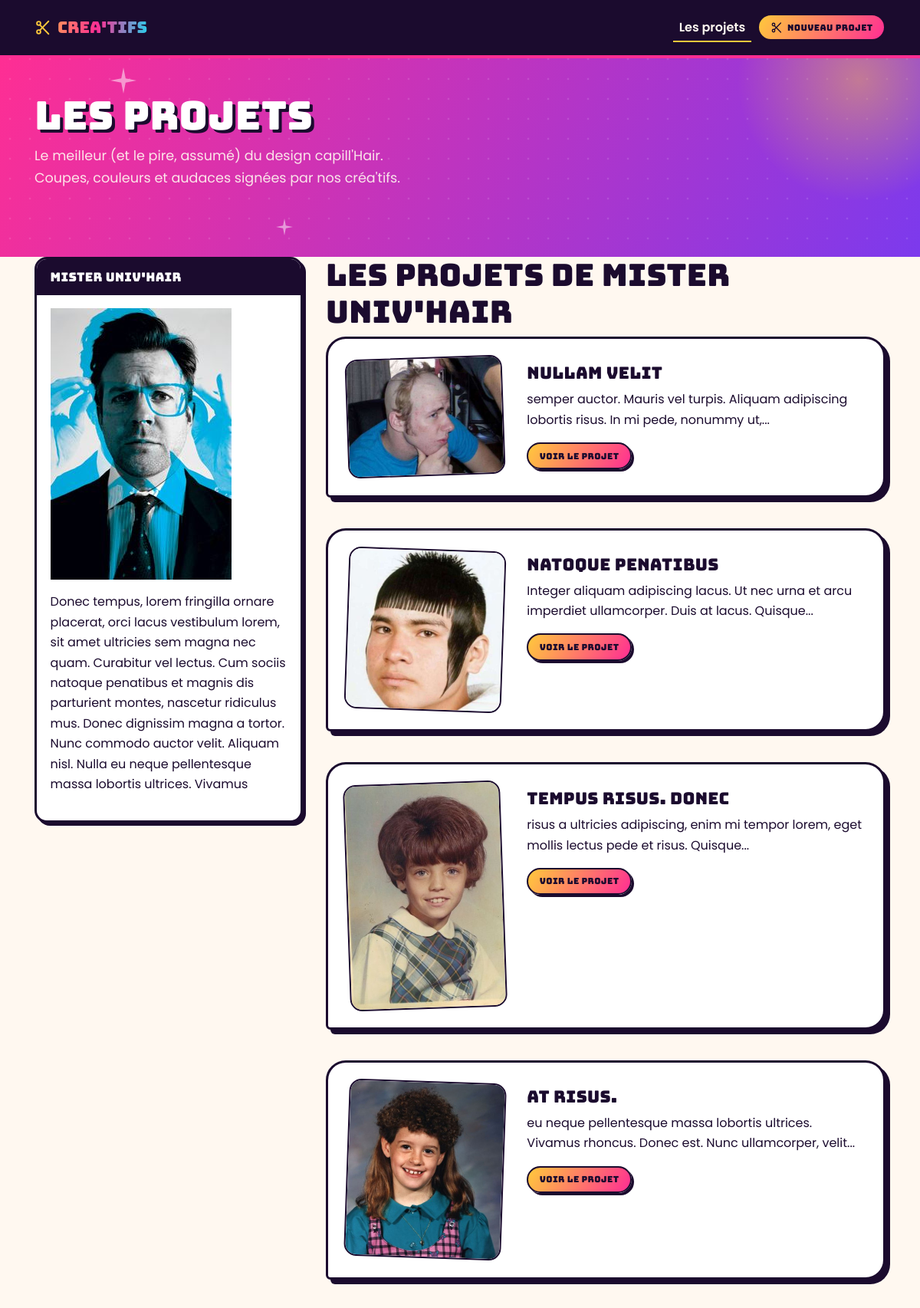
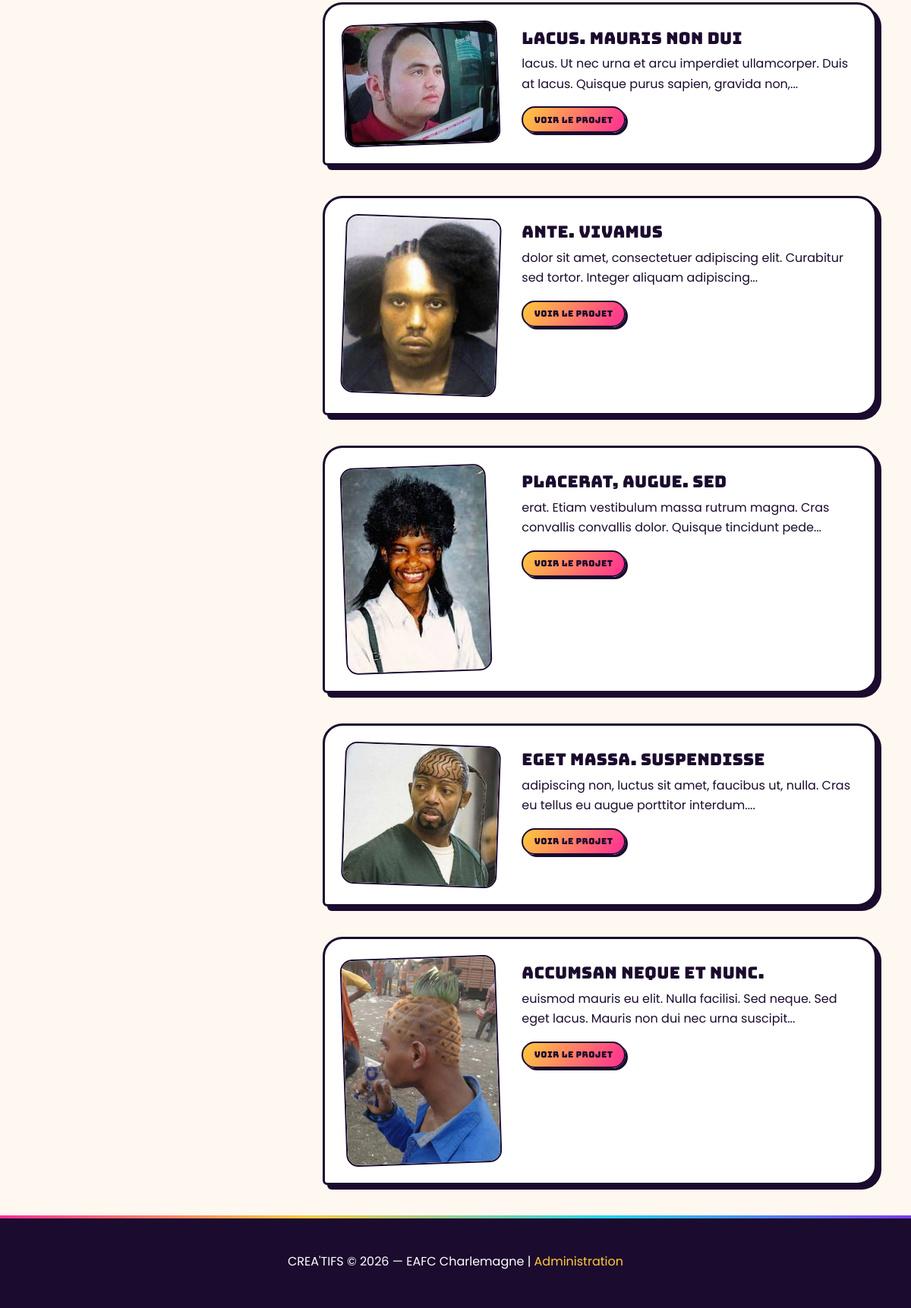
The page /creatifs/1.html on the database its author committed (2 pictures, top to bottom).
### tables this page shows
CREATE TABLE `creatifs` (
  `id` int(10) unsigned NOT NULL AUTO_INCREMENT,
  `pseudo` varchar(45) NOT NULL,
  `bio` text,
  `image` varchar(45) DEFAULT NULL,
  PRIMARY KEY (`id`)
);

CREATE TABLE `projets` (
  `id` int(10) unsigned NOT NULL AUTO_INCREMENT,
  `titre` varchar(45) NOT NULL,
  `texte` text,
  `dateCreation` datetime NOT NULL,
  `image` varchar(45) DEFAULT NULL,
  `creatif` int(10) unsigned NOT NULL,
  PRIMARY KEY (`id`),
  KEY `fk_projets_creatifs_idx` (`creatif`),
  CONSTRAINT `fk_projets_creatifs` FOREIGN KEY (`creatif`) REFERENCES `creatifs` (`id`) ON DELETE NO ACTION ON UPDATE NO ACTION
);

### public/index.php (called while the page is built, shortened)
<?php
require_once '../app/routers/index.php';
require_once '../app/views/templates/default.php';

### app/models/auteursModel.php (called while the page is built, shortened)
<?php
function getAuthorById(PDO $connexion, int $id)
{
    $sql = "SELECT *
            FROM creatifs
            WHERE id = :id";
    $stmt = $connexion->prepare($sql);
    $stmt->execute([
        'id' => $id
    ]);
    return $stmt->fetch(PDO::FETCH_ASSOC);
}
function getProjectsByAuthor(PDO $connexion, int $authorId, int $page = 1)
{
    $limit = 10;
    $offset = ($page - 1) * $limit;
    $sql = "SELECT projets.*, creatifs.pseudo
            FROM projets
            INNER JOIN creatifs
                ON projets.creatif = creatifs.id
            WHERE projets.creatif = :author
            ORDER BY projets.id ASC
            LIMIT $limit OFFSET $offset";
    $stmt = $connexion->prepare($sql);
    $stmt->execute([
        'author' => $authorId
    ]);
    return $stmt->fetchAll(PDO::FETCH_ASSOC);
}

### app/controllers/pagesController.php (called while the page is built, shortened)
<?php
include '../app/models/auteursModel.php';
function authorAction(PDO $connexion, int $id)
{
    $auteur = AuteursModel\getAuthorById(
        $connexion,
        $id
    );
    $projetsAuteur = AuteursModel\getProjectsByAuthor(
        $connexion,
        $id
    );
}

### app/routers/authorsRouter.php (called while the page is built)
<?php
include_once '../app/controllers/pagesController.php';
function routeAuthors(PDO $connexion): bool
{
    if (isset($_GET['projects']) && $_GET['projects'] === 'author') {
        \App\Controllers\PagesController\authorAction(
            $connexion,
            (int) $_GET['id']
        );
        return true;
    }
    return false;
}

### app/routers/index.php (called while the page is built, shortened)
<?php
include_once '../app/routers/authorsRouter.php';
if (routeAuthors($connexion)) {
    return;
}

### core/helpers.php (called while the page is built, shortened)
<?php
function slugify(string $texte): string
{
    $texte = strtolower($texte);
    $texte = str_replace(
        ['é', 'è', 'ê', 'à', 'ç', 'â'],
        ['e', 'e', 'e', 'a', 'c', 'a'],
        $texte
    );
    $texte = str_replace(
        [' ', '.', '!', '?', "'", ';', ','],
        '-',
        $texte
    );
    $texte = preg_replace('/-+/', '-', $texte);
    $texte = trim($texte, '-');
    return $texte;
}
function truncate(string $texte, int $x): string
{
    $texte = substr($texte, 0, $x);
    $position = strrpos($texte, ' ');
    if ($position !== false) {
        $texte = substr($texte, 0, $position);
    }
    return $texte . '...';
}

### app/views/pages/auteurs.php (the view, shortened to what this page needs)
<div class="container" style="margin-top: 2.5rem">
    <div class="row">
        <div class="col-lg-4">
            <div class="ct-side-card">
                <h5 class="ct-side-card__head">
                    <?= $auteur['pseudo'] ?>
                </h5>
                <div class="ct-side-card__body">
                    <img
                        class="img-fluid"
                        src="images/<?= $auteur['image'] ?>"
                        alt="<?= $auteur['pseudo'] ?>">
                    <p class="mt-3">
                        <?= $auteur['bio'] ?>
                    </p>
                </div>
            </div>
        </div>
        <div class="col-lg-8">
            <h1>
                Les projets de <?= $auteur['pseudo'] ?>
            </h1>
            <?php foreach ($projetsAuteur as $project): ?>
                <article class="ct-card">
                    <div class="row">
                        <div class="col-md-4">
                            <a
                                href="projets/<?= $project['id'] ?>/<?= slugify($project['titre']) ?>.html">
                                <img
                                    class="img-fluid"
                                    src="images/<?= $project['image'] ?>"
                                    alt="<?= $project['titre'] ?>">
                            </a>
                        </div>
                        <div class="col-md-8">
                            <h3>
                                <?= $project['titre'] ?>
                            </h3>
                            <p>
                                <?= truncate($project['texte'], 100) ?>
                            </p>
                            <a
                                class="ct-btn ct-btn--primary ct-btn--sm"
                                href="projets/<?= $project['id'] ?>/<?= slugify($project['titre']) ?>.html">
                                Voir le projet
                            </a>
                        </div>
                    </div>
                </article>
            <?php endforeach; ?>
        </div>
    </div>
</div>

### public/css/creatifs.css (style rules this page uses)
:root { --magenta: #ff2e93; --magenta-deep: #b81368; --violet: #7c3aed; --gold: #ffc93c; --cyan: #22d3ee; --ink: #1b0b2e; --cream: #fff8f0; --pink-soft: #ffe4f2; --white: #ffffff; --gradient-glam: linear-gradient(120deg, var(--magenta) 0%, var(--violet) 100%); --gradient-gold: linear-gradient(120deg, var(--gold) 0%, var(--magenta) 100%); --radius-lg: 26px; --radius-md: 16px; --radius-sm: 10px; --shadow-hard: 6px 6px 0 var(--ink); --shadow-hard-sm: 4px 4px 0 var(--ink); --shadow-hard-xs: 3px 3px 0 var(--ink); --border-thick: 3px solid var(--ink); --border-thin: 2px solid var(--ink); }
html { scroll-behavior: smooth; }
body { padding-top: 64px; background: var(--cream); font-family: "Poppins", -apple-system, "Segoe UI", sans-serif; color: var(--ink); font-size: 1rem; line-height: 1.65; }
h1, h2, h3, h4, h5, .ct-display { font-family: "Bungee", "Poppins", sans-serif; font-weight: 400; letter-spacing: 0.3px; color: var(--ink); }
a { color: var(--violet); text-decoration: none; }
.ct-card { background: var(--white); border: var(--border-thick); border-radius: var(--radius-lg) var(--radius-lg) var(--radius-lg) 6px; box-shadow: var(--shadow-hard); padding: 1.5rem; margin-bottom: 2.5rem; transition: transform 0.15s ease, box-shadow 0.15s ease; }
.ct-card img { border: var(--border-thin); border-radius: var(--radius-md); transform: rotate(-2deg); }
.ct-card:nth-of-type(even) img { transform: rotate(2deg); }
.ct-card h3 { font-size: 1.35rem; margin-top: 0.5rem; }
.ct-btn { font-family: "Bungee", sans-serif; font-weight: 400; font-size: 0.85rem; letter-spacing: 0.4px; padding: 0.65rem 1.4rem; border-radius: 999px; border: var(--border-thin); display: inline-flex; align-items: center; gap: 0.4rem; box-shadow: var(--shadow-hard-xs); transition: transform 0.12s ease, box-shadow 0.12s ease; }
.ct-btn--primary { background: var(--gradient-gold); color: var(--ink); border-color: var(--ink); }
.ct-btn--sm { font-size: 0.7rem; padding: 0.4rem 0.9rem; }
.ct-side-card { background: var(--white); border: var(--border-thick); border-radius: var(--radius-md); box-shadow: var(--shadow-hard-sm); margin-bottom: 2rem; overflow: hidden; }
.ct-side-card__head { background: var(--ink); color: var(--white); font-family: "Bungee", sans-serif; font-size: 1rem; padding: 0.85rem 1.1rem; margin: 0; display: flex; align-items: center; gap: 0.5rem; }
.ct-side-card__body { padding: 1.1rem; }

### rows shown on the page
creatifs: pseudo "Mister Univ'Hair", image (picture), bio "Donec tempus, lorem fringilla ornare placerat, orci lacus vestibulum lorem, sit amet ultricies sem magna nec quam. Curabitur vel lectus. Cum sociis natoque penatibus et magnis dis parturient montes, nascetur ridiculus mus. Donec dignissim magna a tortor. Nunc commodo auctor velit. Aliquam nisl. Nulla eu neque pellentesque massa lobortis ultrices. Vivamus"
projets: image (picture), titre "Nullam velit", texte "semper auctor. Mauris vel turpis. Aliquam adipiscing lobortis risus. In mi pede, nonummy ut,..."
projets: image (picture), titre "natoque penatibus", texte "Integer aliquam adipiscing lacus. Ut nec urna et arcu imperdiet ullamcorper. Duis at lacus. Quisque..."
projets: image (picture), titre "tempus risus. Donec", texte "risus a ultricies adipiscing, enim mi tempor lorem, eget mollis lectus pede et risus. Quisque..."
projets: image (picture), titre "at risus.", texte "eu neque pellentesque massa lobortis ultrices. Vivamus rhoncus. Donec est. Nunc ullamcorper, velit..."
projets: image (picture), titre "lacus. Mauris non dui", texte "lacus. Ut nec urna et arcu imperdiet ullamcorper. Duis at lacus. Quisque purus sapien, gravida non,..."
projets: image (picture), titre "ante. Vivamus", texte "dolor sit amet, consectetuer adipiscing elit. Curabitur sed tortor. Integer aliquam adipiscing..."
projets: image (picture), titre "placerat, augue. Sed", texte "erat. Etiam vestibulum massa rutrum magna. Cras convallis convallis dolor. Quisque tincidunt pede..."
projets: image (picture), titre "eget massa. Suspendisse", texte "adipiscing non, luctus sit amet, faucibus ut, nulla. Cras eu tellus eu augue porttitor interdum...."
projets: image (picture), titre "accumsan neque et nunc.", texte "euismod mauris eu elit. Nulla facilisi. Sed neque. Sed eget lacus. Mauris non dui nec urna suscipit..."
